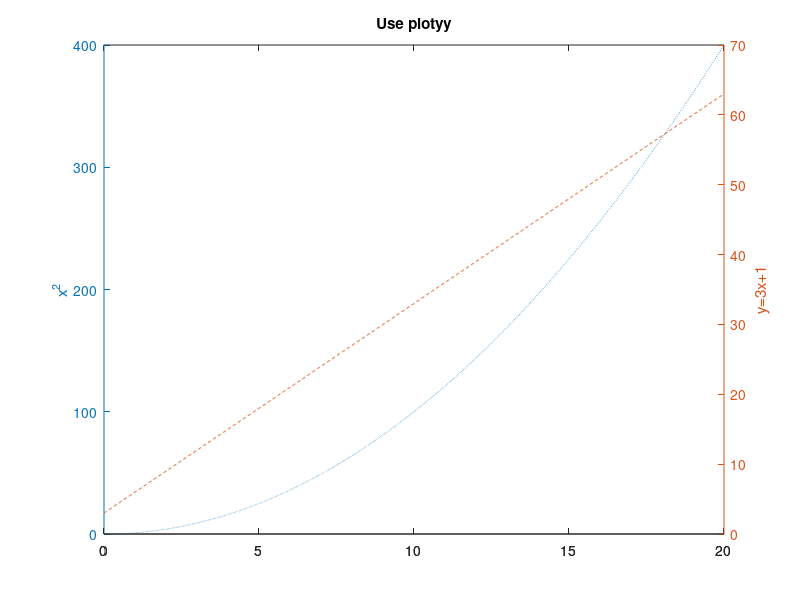

MATLAB code for this plot:
x=0:0.01:20;
y1=x.*x;
y2=3*x+3;
[ax,h1,h2]=plotyy(x,y1,x,y2);
title("Use plotyy");
set(get(ax(1),'YLabel'),'String','x^2');
set(get(ax(2),'YLabel'),'String','y=3x+1');
set(h1,"LineStyle",':');set(h2,"LineStyle",'--');